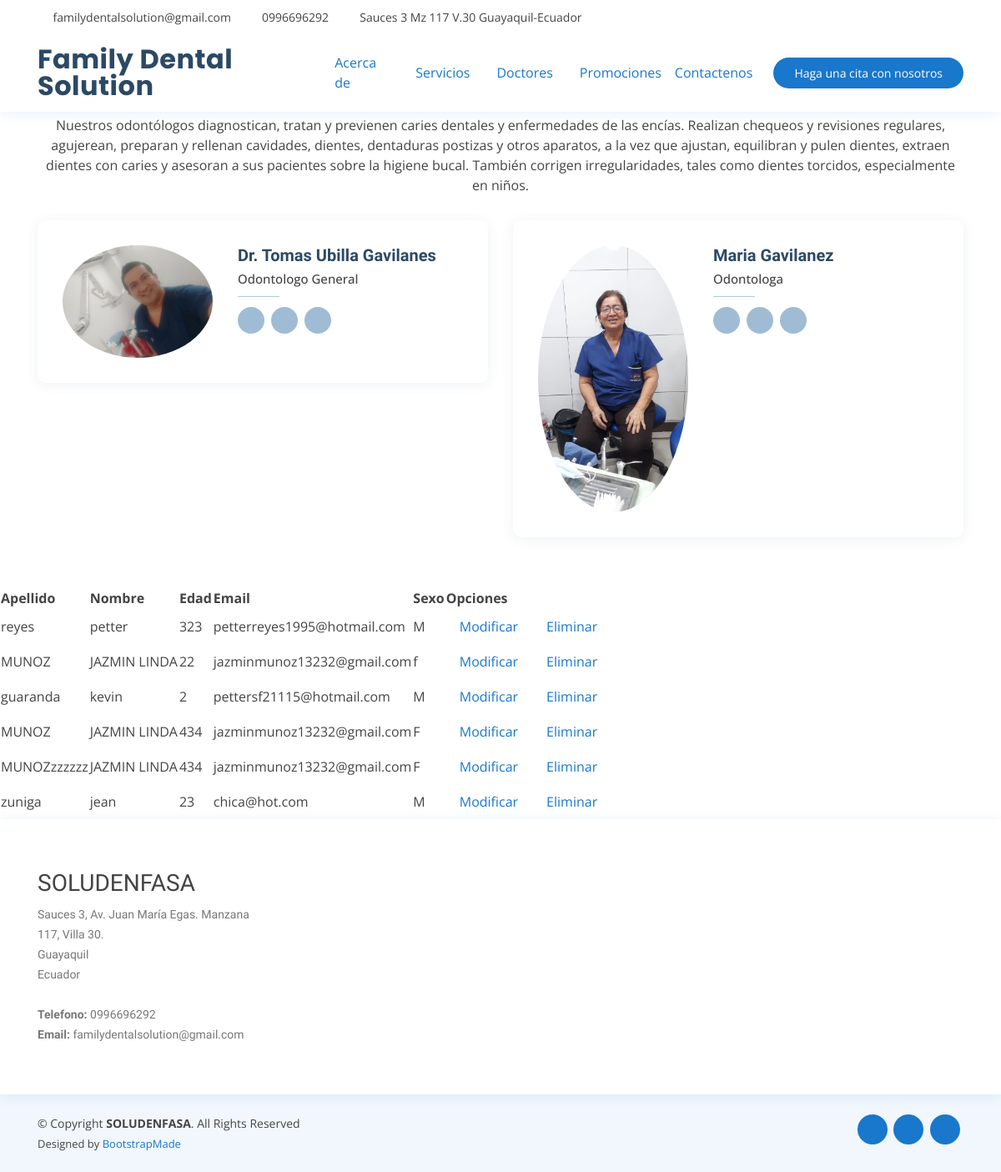
/medicos/medicos/, run on the app's committed database.
### medicos/models.py (models this page shows, shortened)
class Medicos(models.Model):
    nombre = models.CharField(max_length=200)
    apellido = models.CharField(max_length=200)
    edad = models.IntegerField()
    email = models.EmailField()
    sexo = models.CharField(max_length=1)
    estado = models.IntegerField(default=1) #1 si esta activo y 2 si esta eliminado
    user = models.CharField(max_length=15)
    usermod = models.CharField(max_length=15)
    created = models.DateTimeField(auto_now_add=True)
    updated = models.DateTimeField(auto_now=True)
    class Meta:
        db_table = "tr_medicos"
        verbose_name = "medicos"
        verbose_name_plural = "medicos"

### medicos/views.py (the view)
# urls.py: path('medicos/', views.medico, name="medicos"),
def medico(request, plantilla="medicos.html"):
    medicos = Medicos.objects.all()
    data = {
        'medico':medicos
    }
    return render(request, plantilla, data)

### medicos/templates/medicos.html (shortened to what this page needs)
{% extends "crearmedicos.html" %}
{% load static %}
    {% block content %}
   <table>
        <tr>
            <th>Apellido</th>
            <th>Nombre</th>
            <th>Edad</th>
            <th>Email</th>
            <th>Sexo</th>
            <th>Opciones</th>
        </tr>
        {% for p in medico %}
        <tr>
            <td>{{ p.apellido }}</td>
            <td>{{ p.nombre }}</td>
            <td>{{ p.edad }}</td>
            <td>{{ p.email }}</td>
            <td>{{ p.sexo }}</td>
            <td><a class="nav-link" href="{% url 'modificarmedicos' p.id %}">Modificar</a></td>
            <td><a class="nav-link" href="{% url 'eliminarmedicos' p.id %}">Eliminar</a></td>
        </tr>
         {% endfor %}
    </table>
  {% endblock %}
  {% load static %}

### core/static/assets/css/style.css (style rules this page uses)
body { font-family: "Open Sans", sans-serif; color: #444444; }
a { color: #1977cc; }

### data on the page
Medicos: apellido "reyes", nombre "petter", edad "323", email "petterreyes1995@hotmail.com", sexo "M"
Medicos: apellido "MUNOZ", nombre "JAZMIN LINDA", edad "22", email "jazminmunoz13232@gmail.com", sexo "f"
Medicos: apellido "guaranda", nombre "kevin", edad "2", email "pettersf21115@hotmail.com", sexo "M"
Medicos: apellido "MUNOZ", nombre "JAZMIN LINDA", edad "434", email "jazminmunoz13232@gmail.com", sexo "F"
Medicos: apellido "MUNOZzzzzzz", nombre "JAZMIN LINDA", edad "434", email "jazminmunoz13232@gmail.com", sexo "F"
Medicos: apellido "zuniga", nombre "jean", edad "23", email "chica@hot.com", sexo "M"
